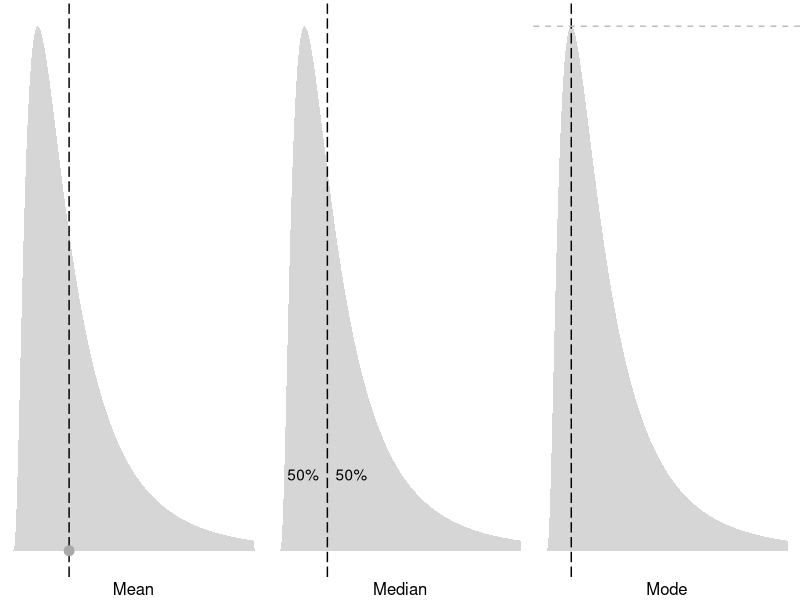
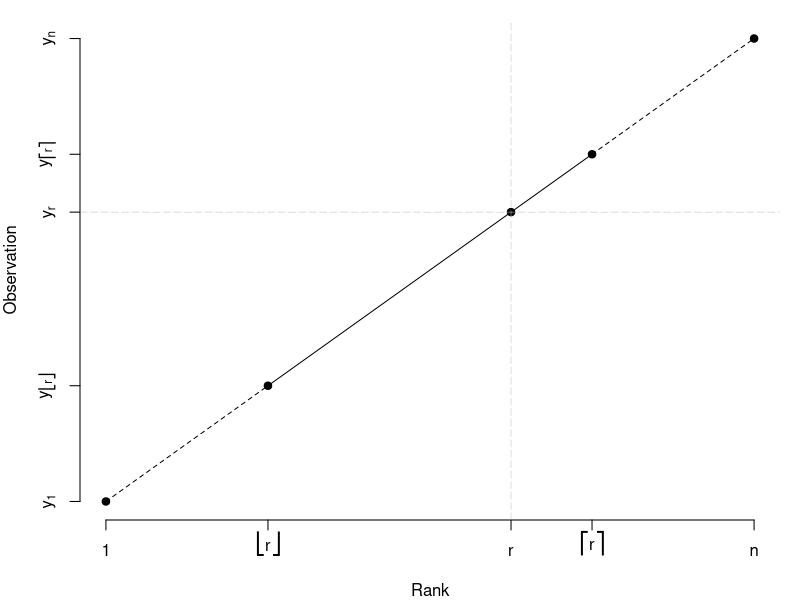
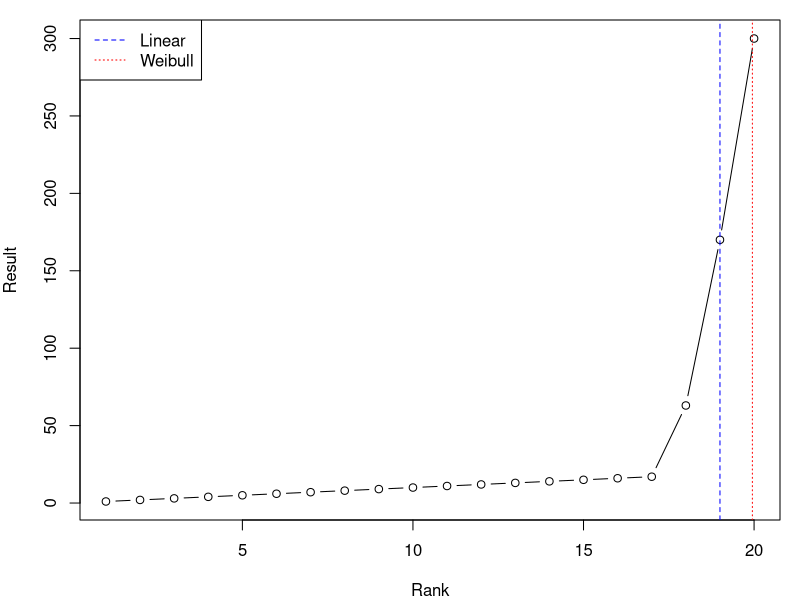
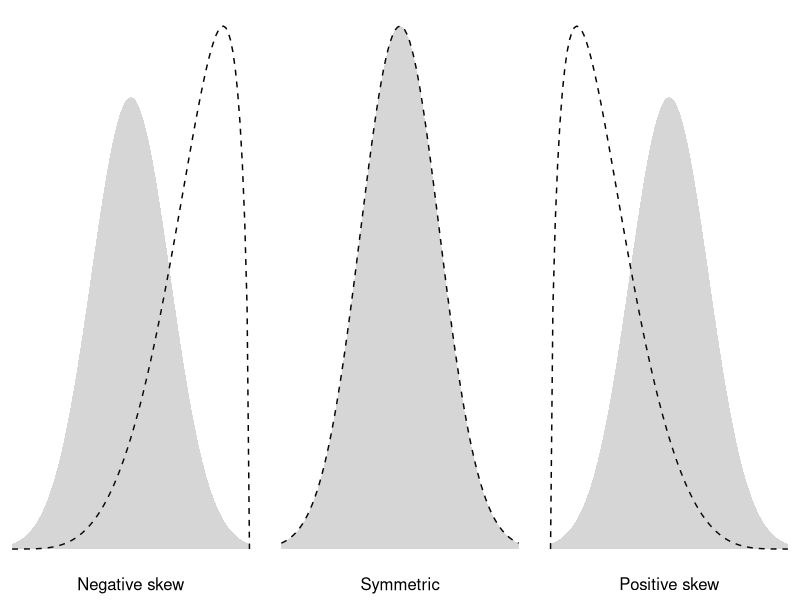
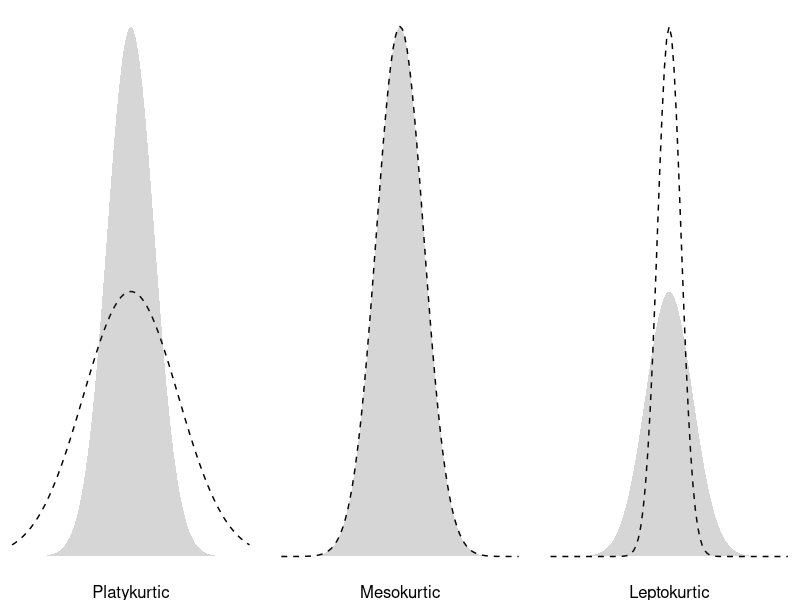
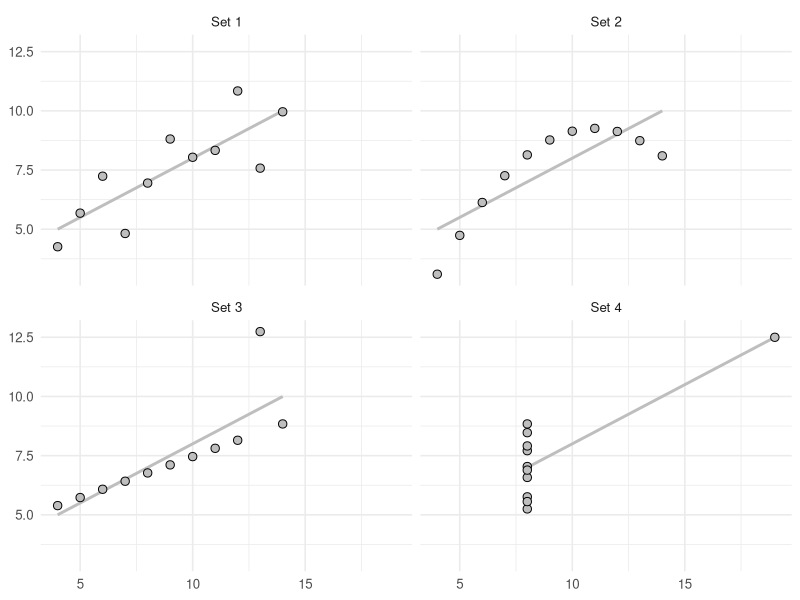

Write R code to recreate these figures, in order.
######################################
# R4H2O: Descriptive statistics images
######################################

# Central Tendency

library(ggplot2)
library(dplyr)
library(gridExtra)

titles <- c("Mean", "Median", "Mode")

d <- tibble(x = seq(0, 5, .01),
            y = dlnorm(seq(0, 5, .01), meanlog = 0, sdlog = .8))

g <- ggplot(d, aes(x, y)) + 
  geom_area(alpha = 0.2) +
  theme_void() 

m <- exp(0 + .4^2)

g1 <- g + 
  geom_vline(xintercept = m, linetype = 5) +
  geom_point(data = tibble(x = m, y = 0), aes(x, y), size = 3, col = "darkgrey")

g2 <- g + 
  geom_vline(xintercept = 1, linetype = 5) + 
  annotate("text", x = c(.5, 1.5), y = c(.1, .1), label = "50%")

g3 <- g + 
  geom_vline(xintercept = d$x[which.max(d$y)], linetype = 5) + 
  geom_hline(yintercept = max(d$y), linetype = 2, col = "grey")

plots <- mapply(arrangeGrob, list(g1, g2, g3), 
               bottom = titles, SIMPLIFY = FALSE)

grid.arrange(grobs = plots, ncol = 3)

# Calculating percentiles

p <- c(1, 2, 3.5, 4, 5)
q <- 2 * p

par(mar=c(4, 4, 1, 1))
plot(p, q, pch = 19, 
     xlab = "Rank",  ylab = "Observation", 
     xaxt = "n", yaxt = "n", 
     frame.plot = FALSE)
axis(1, at = p,
     labels = c(1, expression(group(lfloor, r, rfloor)), "r", 
                expression(group(lceil, r, rceil)), "n"))
axis(2, at = q, labels = c(expression(y[1]),
                           expression(y[group(lfloor, r, rfloor)]), expression(y[r]),
                           expression(y[group(lceil, r, rceil)]), expression(y[n])))
lines(p[1:2], q[1:2], lty = 2)
lines(p[2:4], q[2:4], lty = 1)
lines(p[4:5], q[4:5], lty = 2)
abline(h = q[3], col = "gray", lwd = .5, lty = 5)
abline(v = p[3], col = "gray", lwd = .5, lty = 5)

# Percentiles methods example
# Create data
sample <- c(1:17, 63, 170, 300)

# Set parameters
m <- length(sample)
p <- 0.95

# Visualise
par(mar=c(4, 4, 1, 1))
plot(sample, type = "b",
     xlab = "Rank", ylab = "Result",
     cex.axis = 1,
     cex.lab = 1,
     cex.main = 1,
     cex.sub = 1,
     lwd = 1)

# Calculate rank
r_weibull <- p * (m + 1)
r_lin <- p * m

# Interpolate percentiles
x_weibull <- (1 - (r_weibull - floor(r_weibull))) * sample[floor(r_weibull)] + (r_weibull - floor(r_weibull)) * sample[ceiling(r_weibull)]
x_lin <- (1 - (r_lin - floor(r_lin))) * sample[floor(r_lin)] + (r_lin - floor(r_lin)) * sample[ceiling(r_lin)]

# Visualise
abline(v = r_weibull, col = "red", lwd = 1, lty = 3)
abline(v = r_lin, col = "blue", lwd = 1, lty = 2)

# Legend
legend("topleft", legend = c("Linear", "Weibull"), col = c("blue", "red"), lwd = 1, lty = c(2, 3))

library(tidyr)
library(forcats)
# Skewness
d <- tibble(x = 1:101,
            `Negative skew` = dbeta(seq(0, 1, .01, ), shape1 = 5, shape2 = 1.5),
            Symmetric = dnorm(seq(-3, 3, length.out = 101)),
            `Positive skew` = dbeta(seq(0, 1, .01, ), shape1 = 1.5, shape2 = 5)) %>% 
  pivot_longer(-x, values_to = "y") %>% 
  mutate(name = fct_inorder(name))

d$y2 <- rep(dnorm(seq(-3, 3, length.out = 101)), each = 3)
d$y2[d$name != "Symmetric"] <- d$y2[d$name != "Symmetric"] * 6.1 

ggplot(d, aes(x, y)) + 
  geom_line(lty = 2) +
  geom_area(aes(x, y2), alpha = 0.2) +
  facet_wrap(~name, scales = "free_y", strip.position = "bottom") + 
  theme_void() +
  theme(strip.text.x = element_text(margin = margin(0, 0, 2 ,0, "mm"),
                                    size = 12))

# Kurtosis
# Based on https://twitter.com/bolkerb/status/1518312191711223810

library(tidyverse)
s <- seq(-5, 5, length.out = 101)
d <- tibble(x = 1:101,
            Platykurtic = dnorm(s, sd = 2),
            Mesokurtic  = dnorm(s, sd = 1),
            Leptokurtic = dnorm(s, sd = .5)) %>% 
  pivot_longer(-x, values_to = "y") %>% 
  mutate(name = fct_inorder(name))

d$y2 <- rep(dnorm(s), each = 3)
d$y2[d$name == "Leptokurtic"] <- d$y2[d$name == "Leptokurtic"]
d$y2[d$name == "Platykurtic"] <- d$y2[d$name == "Platykurtic"]

ggplot(d, aes(x, y)) + 
  geom_line(lty = 2) +
  facet_wrap(~name,strip.position = "bottom", scales = "free_y") + 
  theme_void() +
  theme(strip.text.x = element_text(size = 12)) + 
  geom_area(aes(x, y2), alpha = 0.2)

# Visualise Anscombe's quartet

p <- anscombe %>%
        select(1:4) %>%
        pivot_longer(cols = 1:4, names_to = "set", values_to = "x") %>%
        mutate(set = str_remove(set, "x"))

      q <- anscombe %>%
        select(5:8) %>%
        pivot_longer(cols = 1:4, names_to = "set", values_to = "y") %>%
        mutate(set = str_remove(set, "y"))

      tibble(p, y = q$y) %>%
        mutate(set = paste("Set", set))  %>%
        ggplot(aes(x, y)) +
        geom_smooth(method = "lm", se = FALSE, col = "gray") +
        geom_point(size = 2.5, colour = "black", fill = "gray", shape = 21) +
        facet_wrap(~set) + 
        theme_minimal(base_size = 12) +
        labs(x = NULL, y = NULL)

# Explore Anscombe's Quartet

data(anscombe)
anscombe
